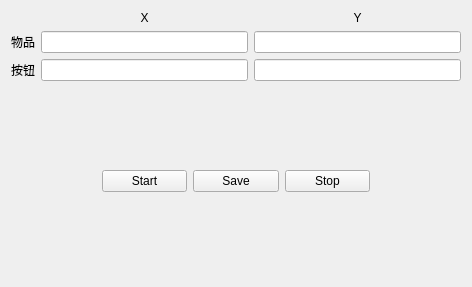
<?xml version="1.0" encoding="UTF-8"?>
<ui version="4.0">
 <class>Tujen</class>
 <widget class="QWidget" name="Tujen">
  <property name="geometry">
   <rect>
    <x>0</x>
    <y>0</y>
    <width>472</width>
    <height>287</height>
   </rect>
  </property>
  <property name="windowTitle">
   <string>Tujen</string>
  </property>
  <layout class="QGridLayout" name="gridLayout_2">
   <item row="0" column="0">
    <layout class="QGridLayout" name="gridLayout">
     <item row="1" column="0">
      <widget class="QLabel" name="label">
       <property name="text">
        <string>物品</string>
       </property>
      </widget>
     </item>
     <item row="0" column="1">
      <widget class="QLabel" name="label_3">
       <property name="maximumSize">
        <size>
         <width>10000</width>
         <height>20</height>
        </size>
       </property>
       <property name="text">
        <string>X</string>
       </property>
       <property name="alignment">
        <set>Qt::AlignCenter</set>
       </property>
      </widget>
     </item>
     <item row="2" column="0">
      <widget class="QLabel" name="label_2">
       <property name="text">
        <string>按钮</string>
       </property>
      </widget>
     </item>
     <item row="1" column="3">
      <widget class="QLineEdit" name="lineEdit_A_y"/>
     </item>
     <item row="1" column="1">
      <widget class="QLineEdit" name="lineEdit_A_x"/>
     </item>
     <item row="2" column="3">
      <widget class="QLineEdit" name="lineEdit_B_y"/>
     </item>
     <item row="2" column="1">
      <widget class="QLineEdit" name="lineEdit_B_x"/>
     </item>
     <item row="0" column="3">
      <widget class="QLabel" name="label_4">
       <property name="text">
        <string>Y</string>
       </property>
       <property name="alignment">
        <set>Qt::AlignCenter</set>
       </property>
      </widget>
     </item>
    </layout>
   </item>
   <item row="3" column="0">
    <widget class="QLabel" name="label_7">
     <property name="text">
      <string/>
     </property>
    </widget>
   </item>
   <item row="1" column="0">
    <widget class="QLabel" name="label_6">
     <property name="text">
      <string/>
     </property>
    </widget>
   </item>
   <item row="2" column="0">
    <layout class="QHBoxLayout" name="horizontalLayout">
     <item>
      <widget class="QLabel" name="label_8">
       <property name="text">
        <string/>
       </property>
      </widget>
     </item>
     <item>
      <widget class="QPushButton" name="pushButton_start">
       <property name="text">
        <string>Start</string>
       </property>
      </widget>
     </item>
     <item>
      <widget class="QPushButton" name="pushButton_save">
       <property name="text">
        <string>Save</string>
       </property>
      </widget>
     </item>
     <item>
      <widget class="QPushButton" name="pushButton_stop">
       <property name="text">
        <string>Stop</string>
       </property>
      </widget>
     </item>
     <item>
      <widget class="QLabel" name="label_9">
       <property name="text">
        <string/>
       </property>
      </widget>
     </item>
    </layout>
   </item>
  </layout>
 </widget>
 <resources/>
 <connections/>
</ui>
